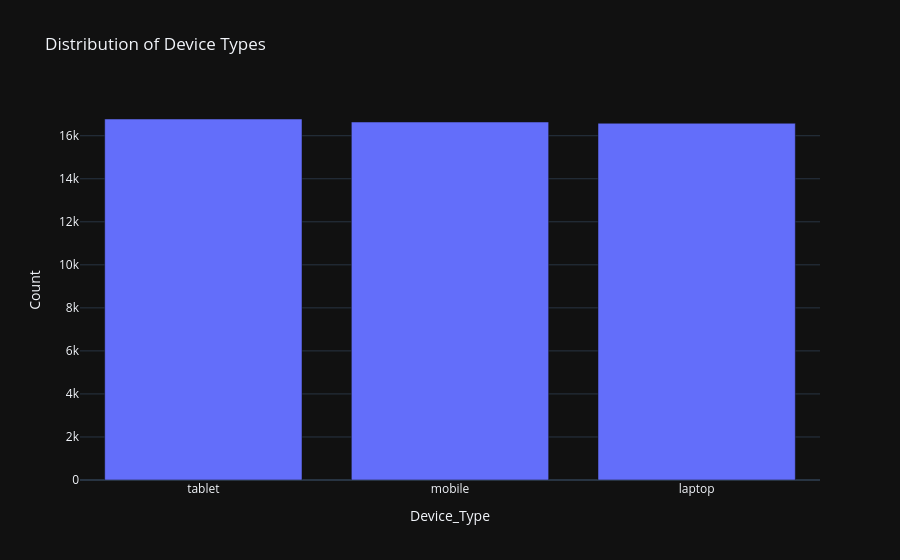

The cell this chart's notebook holds for it:
### Code cell
fig = px.bar(
    device_dist,
    x="Device_Type",
    y="Count",
    title="Distribution of Device Types"
)

fig.show()

### Figure 1 — Plotly figure (JSON) as saved in the notebook; plotly's stock layout.template omitted (floating-point values rounded to 4 significant figures)
{"data": [{"hovertemplate": "Device_Type=%{x}<br>Count=%{y}<extra></extra>", "legendgroup": "", "marker": {"color": "#636efa", "pattern": {"shape": ""}}, "name": "", "orientation": "v", "showlegend": false, "textposition": "auto", "x": ["tablet", "mobile", "laptop"], "xaxis": "x", "y": [16778, 16639, 16581], "yaxis": "y", "type": "bar"}], "layout": {"xaxis": {"anchor": "y", "domain": [0.0, 1.0], "title": {"text": "Device_Type"}}, "yaxis": {"anchor": "x", "domain": [0.0, 1.0], "title": {"text": "Count"}}, "legend": {"tracegroupgap": 0}, "title": {"text": "Distribution of Device Types"}, "barmode": "relative"}}
